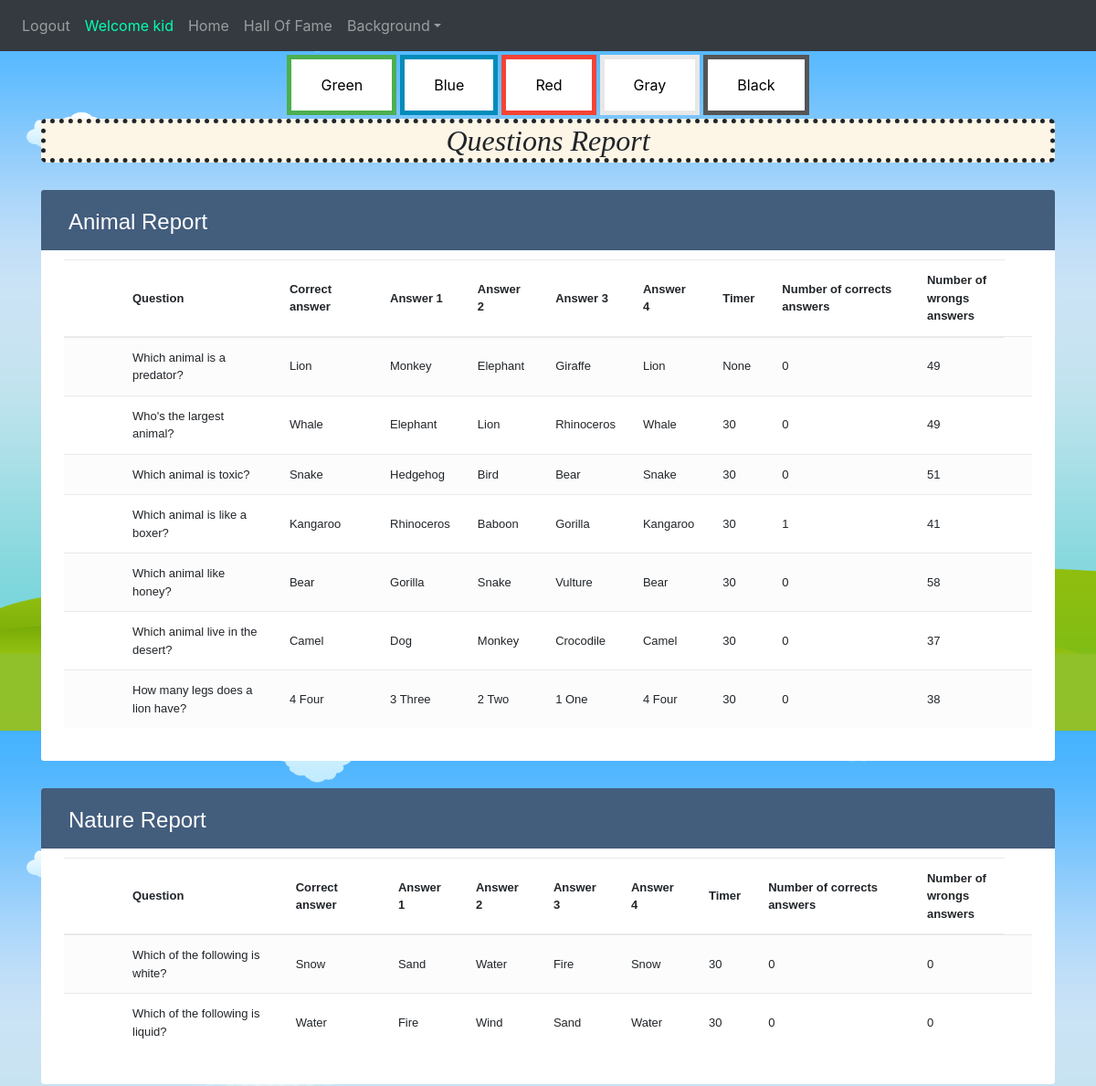
Before: /questionsReport (signed in, upper part) with the older database file.
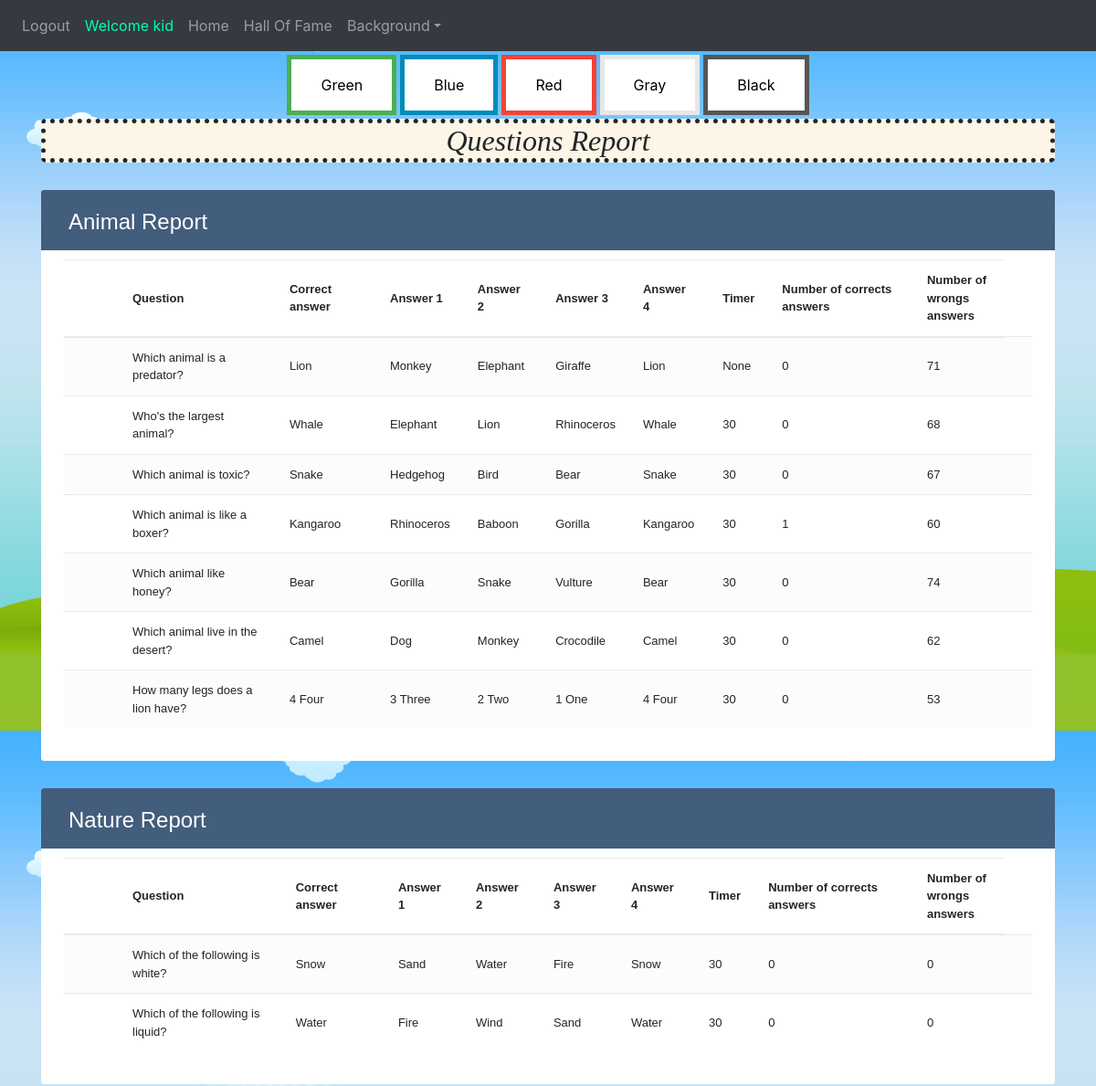
After: the same page with the newer database file.
### website/models.py (models this page shows)
class User(db.Model, UserMixin):
    id = db.Column(db.Integer, primary_key=True)
    email = db.Column(db.String(150), unique=True)
    password = db.Column(db.String(150))
    first_name = db.Column(db.String(150))
    auth = db.Column(db.String(50))
    background = db.Column(db.String(100))
    scores = db.relationship('Score')

class QuestionCategory(db.Model):
    id = db.Column(db.Integer, primary_key=True)
    cat = db.Column(db.String(150))
    picture=db.Column(db.String(150))

class Question(db.Model):
    id = db.Column(db.Integer, primary_key=True)
    cat = db.Column(db.String(150))
    question = db.Column(db.String(150))
    correct = db.Column(db.String(150))
    answer1 = db.Column(db.String(150))
    answer2 = db.Column(db.String(150))
    answer3 = db.Column(db.String(150))
    answer4 = db.Column(db.String(150))
    url = db.Column(db.String(1500))
    timer=db.Column(db.Integer,default=30)
    wrongs=db.Column(db.Integer,default=0)
    corrects=db.Column(db.Integer,default=0)
    photoUrl = db.Column(db.String(2000))

### website/views.py (the view)
@views.route('/questionsReport', methods=['GET', 'POST'])
@login_required
def questionsReport():
    back=Background.query.all()
    questions=Question.query.all()
    category=QuestionCategory.query.all()
    return render_template("questionsReport.html",user=current_user,questions=questions,background=back,category=category)

### website/__init__.py (called while the page is built)
def create_app():
    app = Flask(__name__)
    app.config['SECRET_KEY'] = 'hjshjhdjah kjshkjdhjs'
    app.config['SQLALCHEMY_DATABASE_URI'] = f'sqlite:///{DB_NAME}'
    db.init_app(app)
    from .views import views
    from .auth import auth
    app.register_blueprint(auth, url_prefix='/')
    app.register_blueprint(views, url_prefix='/')
    from .models import User
    create_database(app)
    login_manager = LoginManager()
    login_manager.login_view = 'auth.login'
    login_manager.init_app(app)
    @login_manager.user_loader
    def load_user(id):
        return User.query.get(int(id))
    return app

### website/templates/questionsReport.html (shortened to what this page needs)
{% extends "base.html" %} {% block title %}questionsReport{% endblock %} {% block content
    %}
<!DOCTYPE html>
<html lang="en">
<head>
    <link rel="stylesheet" href="https://stackpath.bootstrapcdn.com/bootstrap/4.5.0/css/bootstrap.min.css">
    <link rel="stylesheet" href="https://maxcdn.bootstrapcdn.com/font-awesome/4.7.0/css/font-awesome.min.css">
</head>
<div class="container">
    <h2 class="d-flex justify-content-center" style="background-color: oldlace;
    font-style: italic; border-style: dotted;
    border-width: thick; border-radius: 5px; font-family: bold;">Questions Report</h2></div>
{%for cat in category%}
<body_table>
    <div class="container-xl">
        <div class="table-responsive">
            <div class="table-wrapper">
                <div class="table-title">
                    <div class="row">
                        <div class="col-sm-6">
                            <h2>{{cat.cat}} Report</h2>
                        </div>
                    </div>
                </div>
                <table class="table table-striped table-hover">
                    <thead>
                        <tr>
                            <th>
                            </th>
                            <th>Question</th>
                            <th>Correct answer</th>
                            <th>Answer 1</th>
                            <th>Answer 2</th>
                            <th>Answer 3</th>
                            <th>Answer 4</th>
                            <th>Timer</th>
                            <th>Number of corrects answers</th>
                            <th>Number of wrongs answers</th>
                        </tr>
                    </thead>
                    <tbody>
                        {%for q in questions%}
                        {%if q.cat==cat.cat%}
                        <tr>
                            <td>
                            </td>
                            <td>{{q.question}}</td>
                            <td>{{q.correct}}</td>
                            <td>{{q.answer1}}</td>
                            <td>{{q.answer2}}</td>
                            <td>{{q.answer3}}</td>
                            <td>{{q.answer4}}</td>
                            <td>{{q.timer}}</td>
                            <td>{{q.corrects}}</td>
                            <td>{{q.wrongs}}</td>
                            <td>
                            </td>
                        </tr>
                        {%endif%}
                        {%endfor%}
                    </tbody>
                </table>
            </div>
        </div>
    </div>
</body_table>
{%endfor%}
</html>
{% endblock %}

### website/templates/base.html (shortened to what this page needs)
<!DOCTYPE html>
<html>
  <head>
    <link
      rel="stylesheet"
      href="https://stackpath.bootstrapcdn.com/bootstrap/4.4.1/css/bootstrap.min.css"
    />
    <link
      rel="stylesheet"
      href="https://stackpath.bootstrapcdn.com/font-awesome/4.7.0/css/font-awesome.min.css"
    />
  </head>
  <body>
    <nav class="navbar navbar-expand-lg navbar-dark bg-dark">
      <div class="collapse navbar-collapse" id="navbar">
        <div class="navbar-nav">
          {% if user.is_authenticated %}
          <a class="nav-item nav-link" onmouseover="logOutSound()" id="logout" href="/logout">Logout</a>
          <a class="nav-item nav-link" style="color: rgb(0, 255, 179);">Welcome {{user.first_name}}</a>
            {% if user.auth=="kid" %}
            <a class="nav-item nav-link" id="managment" href="/kidPage">Home</a>
            <a class="nav-item nav-link" id="managment" href="/hallOfFame">Hall Of Fame</a>
            {% endif %}
          <div class="nav-item dropdown">
            <a class="nav-link dropdown-toggle btnnavbar" href="#" id="navbarDropdownMenuLink" role="button" data-toggle="dropdown" aria-haspopup="true" aria-expanded="false" >Background</a>
          </div>
          {% else %}
          <a class="nav-item nav-link" id="login" href="/">Login</a>
          {% endif %}
        </div>
      </div>
    </nav>
    <div class="d-flex justify-content-center">
      <button class="button button1" onclick="BackGreen()">Green</button>
      <button class="button button2" onclick="BackBlue()">Blue</button>
      <button class="button button3" onclick="BackRed()">Red</button>
      <button class="button button4" onclick="BackGray()">Gray</button>
      <button class="button button5" onclick="BackBlack()">Black</button>
    </div>
    <div class="container-fluid">{% block content %} {% endblock %}</div>
  </body>
</html>

### website/templates/questionsReport.html (style rules this page uses)
body_table { color: #566787; background: #f5f5f5; font-family: 'Varela Round', sans-serif; font-size: 13px; }
.table-responsive { margin: 30px 0; }
.table-wrapper { background: #fff; padding: 20px 25px; border-radius: 3px; min-width: 1000px; box-shadow: 0 1px 1px rgba(0, 0, 0, .05); }
.table-title { padding-bottom: 15px; background: #435d7d; color: #fff; padding: 16px 30px; min-width: 100%; margin: -20px -25px 10px; border-radius: 3px 3px 0 0; }
.table-title h2 { margin: 5px 0 0; font-size: 24px; }
table.table tr th, table.table tr td { border-color: #e9e9e9; padding: 12px 15px; vertical-align: middle; }
table.table tr th:first-child { width: 60px; }
table.table tr th:last-child { width: 100px; }
table.table-striped tbody tr:nth-of-type(odd) { background-color: #fcfcfc; }

Changed rows visible on the page:
changed Question "Which animal is a predator?": wrongs "49" → "71"
changed Question "Who's the largest animal?": wrongs "49" → "68"
changed Question "Which animal is toxic?": wrongs "51" → "67"
changed Question "Which animal is like a boxer?": wrongs "41" → "60"
changed Question "Which animal like honey?": wrongs "58" → "74"
changed Question "Which animal live in the desert?": wrongs "37" → "62"
changed Question "How many legs does a lion have?": wrongs "38" → "53"
